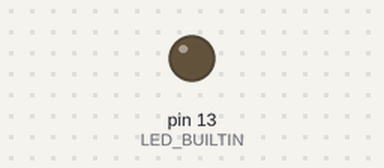
This sketch was run on a simulated Arduino Uno, built with avr-gcc and run on an emulated ATmega328P. Parts: output pins drawn as LEDs (lit = HIGH).

Above: at 0.7 s.
At 35.3 s:
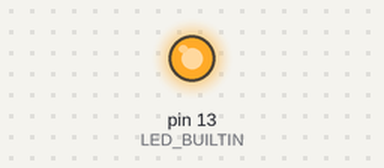
Timing chart, 0 to 36.4 s (numbered marks = the images above):
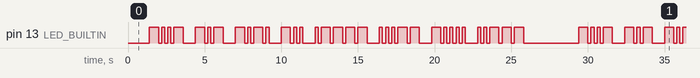

Measured:
- by itself, pin 13 (LED_BUILTIN): moves between LOW and HIGH, repeating every 28.0 s
- by itself, everything shown: repeats every 28.0 s, in 68 steps

The sketch:

morseCode.ino
```cpp
const int dotDuration = 200;
const int dashDuration = 600;
const int gapDuration = 200;
const int letterGap = 600;
const int wordGap = 1400; //delay after one repitition

void setup() {
  pinMode(LED_BUILTIN, OUTPUT);
}

void loop() {
  delay(wordGap);
  sendMorse("xkcd1362");
  delay(wordGap);
}

void sendMorse(String message) {
  for (int i = 0; i < message.length(); i++) {
    char c = message[i];
    if (c == ' ') {
      delay(wordGap);
    } else {
      sendChar(c);
      delay(letterGap);
    }
  }
}

void sendChar(char c) {
  switch (toupper(c)) {
    case 'A': dot(); dash(); break;
    case 'B': dash(); dot(); dot(); dot(); break;
    case 'C': dash(); dot(); dash(); dot(); break;
    case 'D': dash(); dot(); dot(); break;
    case 'E': dot(); break;
    case 'F': dot(); dot(); dash(); dot(); break;
    case 'G': dash(); dash(); dot(); break;
    case 'H': dot(); dot(); dot(); dot(); break;
    case 'I': dot(); dot(); break;
    case 'J': dot(); dash(); dash(); dash(); break;
    case 'K': dash(); dot(); dash(); break;
    case 'L': dot(); dash(); dot(); dot(); break;
    case 'M': dash(); dash(); break;
    case 'N': dash(); dot(); break;
    case 'O': dash(); dash(); dash(); break;
    case 'P': dot(); dash(); dash(); dot(); break;
    case 'Q': dash(); dash(); dot(); dash(); break;
    case 'R': dot(); dash(); dot(); break;
    case 'S': dot(); dot(); dot(); break;
    case 'T': dash(); break;
    case 'U': dot(); dot(); dash(); break;
    case 'V': dot(); dot(); dot(); dash(); break;
    case 'W': dot(); dash(); dash(); break;
    case 'X': dash(); dot(); dot(); dash(); break;
    case 'Y': dash(); dot(); dash(); dash(); break;
    case 'Z': dash(); dash(); dot(); dot(); break;
    case '1': dot(); dash(); dash(); dash(); dash(); break;
    case '2': dot(); dot(); dash(); dash(); dash(); break;
    case '3': dot(); dot(); dot(); dash(); dash(); break;
    case '4': dot(); dot(); dot(); dot(); dash(); break;
    case '5': dot(); dot(); dot(); dot(); dot(); break;
    case '6': dash(); dot(); dot(); dot(); dot(); break;
    case '7': dash(); dash(); dot(); dot(); dot(); break;
    case '8': dash(); dash(); dash(); dot(); dot(); break;
    case '9': dash(); dash(); dash(); dash(); dot(); break;
    case '0': dash(); dash(); dash(); dash(); dash(); break;
  }
}

void dot() {
  digitalWrite(LED_BUILTIN, HIGH);
  delay(dotDuration);
  digitalWrite(LED_BUILTIN, LOW);
  delay(gapDuration);
}

void dash() {
  digitalWrite(LED_BUILTIN, HIGH);
  delay(dashDuration);
  digitalWrite(LED_BUILTIN, LOW);
  delay(gapDuration);
}
```
